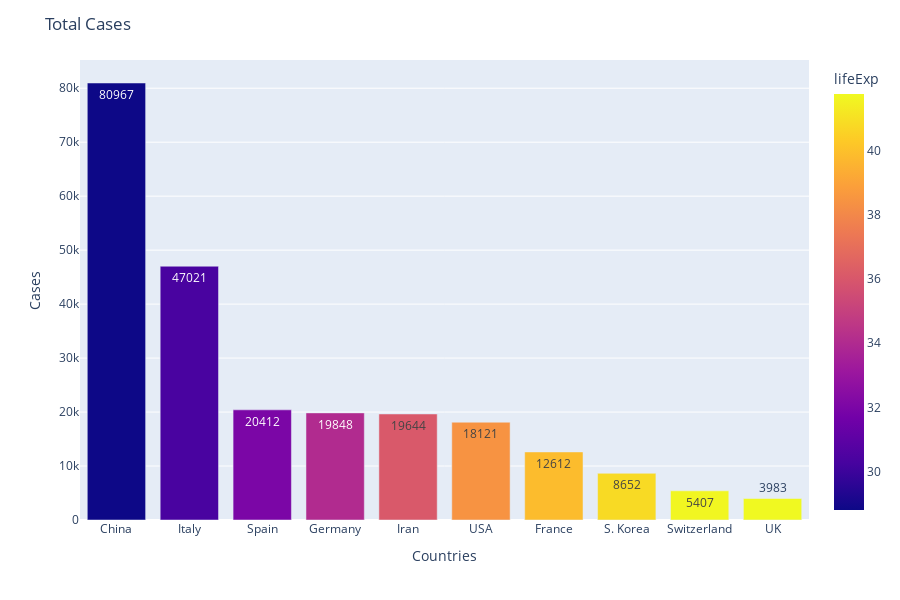

Write notebook code for a chart like this one.
### Markdown cell above
## Total cases

### Code cell
data = px.data.gapminder().head(10)

fig=px.bar(data,
           x=tab['Country'].head(10),
           y=tab['TotalCases'].head(10),
           text=tab['TotalCases'].head(10),
           labels={'y':'Cases','x':'Countries'}, color='lifeExp',         
           height=600)
fig.update_layout(title_text='Total Cases' )
fig.show()

### Figure 1 — Plotly figure (JSON) as saved in the notebook; plotly's stock layout.template omitted (floating-point values rounded to 4 significant figures)
{"data": [{"alignmentgroup": "True", "hoverlabel": {"namelength": 0}, "hovertemplate": "Countries=%{x}<br>Cases=%{y}<br>text=%{text}<br>lifeExp=%{marker.color}", "legendgroup": "", "marker": {"color": [28.8, 30.33, 32.0, 34.02, 36.09, 38.44, 39.85, 40.82, 41.67, 41.76], "coloraxis": "coloraxis"}, "name": "", "offsetgroup": "", "orientation": "v", "showlegend": false, "text": [80967, 47021, 20412, 19848, 19644, 18121, 12612, 8652, 5407, 3983], "textposition": "auto", "type": "bar", "x": ["China", "Italy", "Spain", "Germany", "Iran", "USA", "France", "S. Korea", "Switzerland", "UK"], "xaxis": "x", "y": [80967, 47021, 20412, 19848, 19644, 18121, 12612, 8652, 5407, 3983], "yaxis": "y"}], "layout": {"barmode": "relative", "coloraxis": {"colorbar": {"title": {"text": "lifeExp"}}, "colorscale": [[0, "#0d0887"], [0.1111, "#46039f"], [0.2222, "#7201a8"], [0.3333, "#9c179e"], [0.4444, "#bd3786"], [0.5556, "#d8576b"], [0.6667, "#ed7953"], [0.7778, "#fb9f3a"], [0.8889, "#fdca26"], [1, "#f0f921"]]}, "height": 600, "legend": {"tracegroupgap": 0}, "margin": {"t": 60}, "title": {"text": "Total Cases"}, "xaxis": {"anchor": "y", "domain": [0, 1], "title": {"text": "Countries"}}, "yaxis": {"anchor": "x", "domain": [0, 1], "title": {"text": "Cases"}}}}
